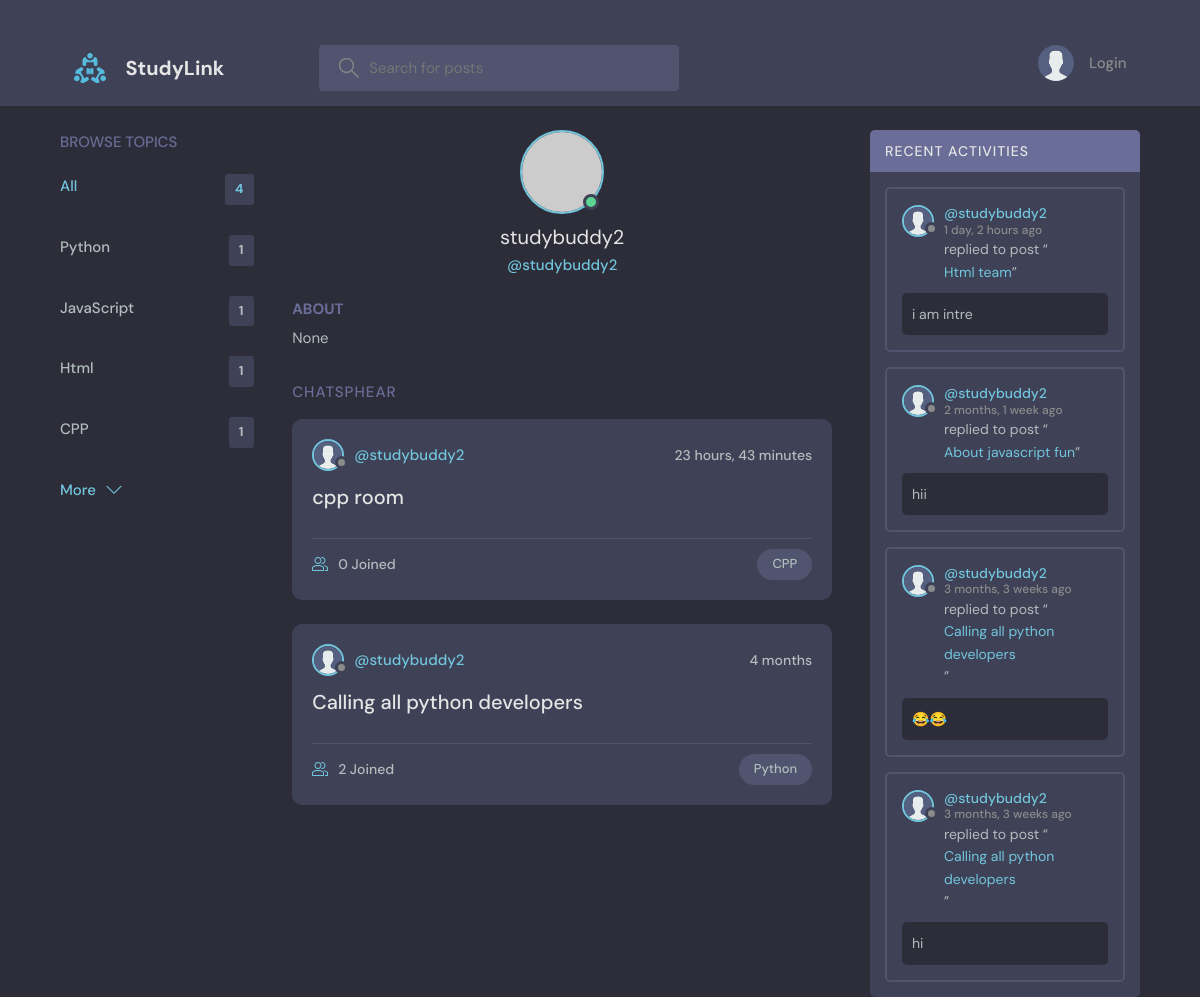
The app's page /profile/2/ with its own data.
### base/models.py (models this page shows, shortened)
class Topic(models.Model):
    name=models.CharField(max_length=200)

class User(AbstractUser):
     name=models.CharField(max_length=200,null=True)
     email=models.EmailField(unique=True,null=True)
     bio=models.TextField(null=True)
     avatar=models.ImageField(null=True,default="avatar.svg")
     USERNAME_FIELD='email'
     REQUIRED_FIELDS=[]

class Room(models.Model):
    host=models.ForeignKey(User,on_delete=models.SET_NULL,null=True)
    topic=models.ForeignKey(Topic,on_delete=models.SET_NULL,null=True)
    name=models.CharField(max_length=200)
    description=models.TextField(null=True, blank=True)
    participants=models.ManyToManyField(User , related_name='participants', blank=True)
    updated=models.DateTimeField(auto_now=True)
    created=models.DateTimeField(auto_now_add=True)
    class Meta:
        ordering =['-updated', '-created']
    def __str__(self):
        return self.name

class Message(models.Model):
   user=models.ForeignKey(User,on_delete=models.CASCADE)
   room= models.ForeignKey(Room,on_delete=models.CASCADE)
   body= models.TextField(max_length=1000)
   update=models.DateTimeField(auto_now=True)
   created=models.DateTimeField(auto_now_add=True)
   def __str__(self) :
      return self.body[:50]

### base/views.py (the view)
# urls.py: path('profile/<str:pk>/',views.userProfile,name="user-profile"),
def userProfile(request,pk):
   user=User.objects.get(id=pk)
   rooms=user.room_set.all()
   room_messages=user.message_set.all().order_by('-created')
   topics=Topic.objects.all()
   context={'user':user, 'rooms':rooms,'room_messages':room_messages,'topics':topics}
   return render(request,"base/profile.html",context)

### base/templates/base/profile.html (shortened to what this page needs)
 {% extends 'main.html' %}
 {% block content %}
  <main class="profile-page layout layout--3">
    <div class="container">
      {% include 'base/topics_component.html' %}
      <div class="roomList">
        <div class="profile">
          <div class="profile__avatar">
            <div class="avatar avatar--large active">
              <img src="https://randomuser.me/api/portraits/men/11.jpg" />
            </div>
          </div>
          <div class="profile__info">
            <h3>{{ user.username}}</h3>
            <p>@{{ user.username}}</p>
          </div>
          <div class="profile__about">
            <h3>About</h3>
            <p>
              {{user.bio}}
            </p>
          </div>
        </div>
        <div class="roomList__header">
          <div>
            <h2>Chatsphear</a>
            </h2>
          </div>
        </div>
        {% include 'base/feed_component.html' %}
      </div>
      {% include 'base/activity_component.html' %}
    </div>
  </main>
 {% endblock content %}

### base/templates/base/topics_component.html
<div class="topics">
  <div class="topics__header">
    <h2>Browse Topics</h2>
  </div>
  <ul class="topics__list">
    <li>
      <a href="{% url 'Home' %}" class="active"
        >All <span> {{topics.count}}</span></a
      >
    </li>
    {% for topic in topics%}
    <li>
      <a href="{%url 'Home'%}?q={{topic.name}}">
        {{topic.name}} <span>{{topic.room_set.all.count}}</span></a
      >
    </li>
    {% endfor%}
  </ul>
  <a class="btn btn--link" href="{%url 'topics'%}">
    More
    <svg
      version="1.1"
      xmlns="http://www.w3.org/2000/svg"
      width="32"
      height="32"
      viewBox="0 0 32 32"
    >
      <title>chevron-down</title>
      <path d="M16 21l-13-13h-3l16 16 16-16h-3l-13 13z"></path>
    </svg>
  </a>
</div>

### base/templates/base/feed_component.html (shortened to what this page needs)
{%for it in rooms%}
<div class="roomListRoom">
  <div class="roomListRoom__header">
    <a href="{% url 'user-profile' it.host.id %}" class="roomListRoom__author">
      <div class="avatar avatar--small">
        <img src="{{it.host.avatar.url}}" />
      </div>
      <span>@{{it.host.username}}</span>
    </a>
    <div class="roomListRoom__actions">
      <span> {{it.created|timesince}}</span>
    </div>
  </div>
  <div class="roomListRoom__content">
    <a href="{% url 'Room' it.id %}">{{it.name}} </a>
  </div>
  <div class="roomListRoom__meta">
    <a href="{% url 'Room' it.id %}" class="roomListRoom__joined">
      {{it.participants.all.count}} Joined
    </a>
    <p class="roomListRoom__topic">{{it.topic.name}}</p>
  </div>
</div>
{%endfor%}

### base/templates/base/activity_component.html (shortened to what this page needs)
<div class="activities">
  <div class="activities__header">
    <h2>Recent Activities</h2>
  </div>
  {% for message in room_messages %}
  <div class="activities__box">
    <div class="activities__boxHeader roomListRoom__header">
      <a
        href="{% url 'user-profile' message.user.id %}"
        class="roomListRoom__author"
      >
        <div class="avatar avatar--small">
          <img src="{{message.user.avatar.url}}" />
        </div>
        <p>
          @{{message.user.name}}
          <span>{{message.created|timesince}} ago</span>
        </p>
      </a>
    </div>
    <div class="activities__boxContent">
      <p>
        replied to post “<a href="{% url 'Room' message.room.id %}"
          >{{message.room}}</a
        >”
      </p>
      <div class="activities__boxRoomContent">{{message.body}}</div>
    </div>
  </div>
  {% endfor%}
</div>

### records on screen
Topic: name "Python", room_set.all.count "1"
Topic: name "JavaScript", room_set.all.count "1"
Topic: name "Html", room_set.all.count "1"
Topic: name "CPP", room_set.all.count "1"
User: username "studybuddy2", bio "None"
Room: host.avatar (placeholder picture), host.username "studybuddy2", created "23 hours, 43 minutes", name "cpp room", participants.all.count "0", topic.name "CPP"
Room: host.avatar (placeholder picture), host.username "studybuddy2", created "4 months", name "Calling all python developers", participants.all.count "2", topic.name "Python"
Message: user.avatar (placeholder picture), user.name "studybuddy2", created "1 day, 2 hours", room "Html team", body "i am intre"
Message: user.avatar (placeholder picture), user.name "studybuddy2", created "2 months, 1 week", room "About javascript fun", body "hii"
Message: user.avatar (placeholder picture), user.name "studybuddy2", created "3 months, 3 weeks", room "Calling all python developers", body "😂😂"
Message: user.avatar (placeholder picture), user.name "studybuddy2", created "3 months, 3 weeks", room "Calling all python developers", body "hi"

### other values on screen
{{ topics.count }} "4"
